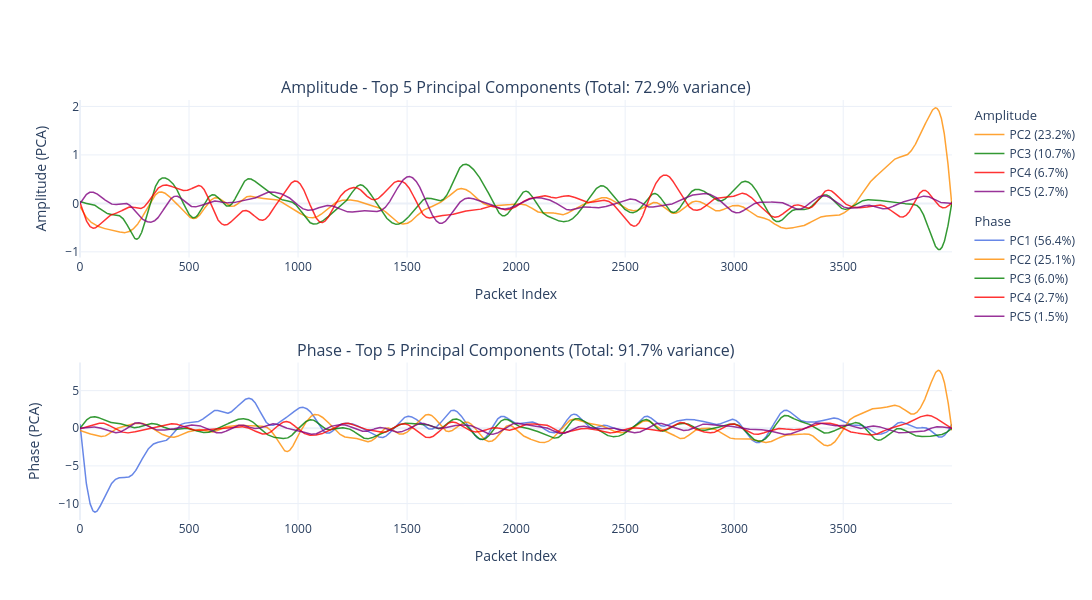

Write notebook code for a chart like this one.
### Markdown cell above
# 8. Visualization - Top 5 Principal Components

### Code cell
import plotly.graph_objects as go
from plotly.subplots import make_subplots
import numpy as np

# Vẽ 10 thành phần chính
packet_idx = np.arange(len(amp_pca))

colors = ['royalblue', 'darkorange', 'green', 'red', 'purple',
          'brown', 'pink', 'gray', 'olive', 'cyan']

fig = make_subplots(rows=2, cols=1,
                    subplot_titles=[
                        f'Amplitude - Top {N_COMPONENTS} Principal Components (Total: {np.sum(pca_amp.explained_variance_ratio_)*100:.1f}% variance)',
                        f'Phase - Top {N_COMPONENTS} Principal Components (Total: {np.sum(pca_phs.explained_variance_ratio_)*100:.1f}% variance)',
                    ])

# Plot Amplitude - skip PC1 (i starts from 1)
for i in range(1, N_COMPONENTS):
    fig.add_trace(go.Scatter(
        x=packet_idx, y=amp_pca[:, i], mode='lines',
        line=dict(color=colors[i], width=1.5), opacity=0.8,
        name=f'PC{i+1} ({pca_amp.explained_variance_ratio_[i]*100:.1f}%)',
        legendgroup='amp', legendgrouptitle_text='Amplitude'
    ), row=1, col=1)

# Plot Phase - all PCs
for i in range(N_COMPONENTS):
    fig.add_trace(go.Scatter(
        x=packet_idx, y=phs_pca[:, i], mode='lines',
        line=dict(color=colors[i], width=1.5), opacity=0.8,
        name=f'PC{i+1} ({pca_phs.explained_variance_ratio_[i]*100:.1f}%)',
        legendgroup='phs', legendgrouptitle_text='Phase'
    ), row=2, col=1)

fig.update_yaxes(title_text="Amplitude (PCA)", row=1, col=1)
fig.update_yaxes(title_text="Phase (PCA)", row=2, col=1)
fig.update_xaxes(title_text="Packet Index", row=1, col=1)
fig.update_xaxes(title_text="Packet Index", row=2, col=1)
fig.update_layout(height=600, width=1200, template='plotly_white')
fig.show()

print(f"\nPrincipal Components Ready:")
print(f"  amp_pca: shape {amp_pca.shape} - {N_COMPONENTS} principal components from amplitude")
print(f"  phs_pca: shape {phs_pca.shape} - {N_COMPONENTS} principal components from phase")

### Figure 1 — Plotly figure (JSON) as saved in the notebook; plotly's stock layout.template omitted (floating-point values rounded to 4 significant figures; data arrays with more than 128 entries replaced by an {"elided": "..."} marker saying what was removed)
{"data": [{"legendgroup": "amp", "legendgrouptitle": {"text": "Amplitude"}, "line": {"color": "darkorange", "width": 1.5}, "mode": "lines", "name": "PC2 (23.2%)", "opacity": 0.8, "type": "scatter", "x": {"elided": "4000 int values"}, "xaxis": "x", "y": {"elided": "4000 float values"}, "yaxis": "y"}, {"legendgroup": "amp", "legendgrouptitle": {"text": "Amplitude"}, "line": {"color": "green", "width": 1.5}, "mode": "lines", "name": "PC3 (10.7%)", "opacity": 0.8, "type": "scatter", "x": {"elided": "4000 int values"}, "xaxis": "x", "y": {"elided": "4000 float values"}, "yaxis": "y"}, {"legendgroup": "amp", "legendgrouptitle": {"text": "Amplitude"}, "line": {"color": "red", "width": 1.5}, "mode": "lines", "name": "PC4 (6.7%)", "opacity": 0.8, "type": "scatter", "x": {"elided": "4000 int values"}, "xaxis": "x", "y": {"elided": "4000 float values"}, "yaxis": "y"}, {"legendgroup": "amp", "legendgrouptitle": {"text": "Amplitude"}, "line": {"color": "purple", "width": 1.5}, "mode": "lines", "name": "PC5 (2.7%)", "opacity": 0.8, "type": "scatter", "x": {"elided": "4000 int values"}, "xaxis": "x", "y": {"elided": "4000 float values"}, "yaxis": "y"}, {"legendgroup": "phs", "legendgrouptitle": {"text": "Phase"}, "line": {"color": "royalblue", "width": 1.5}, "mode": "lines", "name": "PC1 (56.4%)", "opacity": 0.8, "type": "scatter", "x": {"elided": "4000 int values"}, "xaxis": "x2", "y": {"elided": "4000 float values"}, "yaxis": "y2"}, {"legendgroup": "phs", "legendgrouptitle": {"text": "Phase"}, "line": {"color": "darkorange", "width": 1.5}, "mode": "lines", "name": "PC2 (25.1%)", "opacity": 0.8, "type": "scatter", "x": {"elided": "4000 int values"}, "xaxis": "x2", "y": {"elided": "4000 float values"}, "yaxis": "y2"}, {"legendgroup": "phs", "legendgrouptitle": {"text": "Phase"}, "line": {"color": "green", "width": 1.5}, "mode": "lines", "name": "PC3 (6.0%)", "opacity": 0.8, "type": "scatter", "x": {"elided": "4000 int values"}, "xaxis": "x2", "y": {"elided": "4000 float values"}, "yaxis": "y2"}, {"legendgroup": "phs", "legendgrouptitle": {"text": "Phase"}, "line": {"color": "red", "width": 1.5}, "mode": "lines", "name": "PC4 (2.7%)", "opacity": 0.8, "type": "scatter", "x": {"elided": "4000 int values"}, "xaxis": "x2", "y": {"elided": "4000 float values"}, "yaxis": "y2"}, {"legendgroup": "phs", "legendgrouptitle": {"text": "Phase"}, "line": {"color": "purple", "width": 1.5}, "mode": "lines", "name": "PC5 (1.5%)", "opacity": 0.8, "type": "scatter", "x": {"elided": "4000 int values"}, "xaxis": "x2", "y": {"elided": "4000 float values"}, "yaxis": "y2"}], "layout": {"annotations": [{"font": {"size": 16}, "showarrow": false, "text": "Amplitude - Top 5 Principal Components (Total: 72.9% variance)", "x": 0.5, "xanchor": "center", "xref": "paper", "y": 1, "yanchor": "bottom", "yref": "paper"}, {"font": {"size": 16}, "showarrow": false, "text": "Phase - Top 5 Principal Components (Total: 91.7% variance)", "x": 0.5, "xanchor": "center", "xref": "paper", "y": 0.375, "yanchor": "bottom", "yref": "paper"}], "height": 600, "width": 1200, "xaxis": {"anchor": "y", "domain": [0, 1], "title": {"text": "Packet Index"}}, "xaxis2": {"anchor": "y2", "domain": [0, 1], "title": {"text": "Packet Index"}}, "yaxis": {"anchor": "x", "domain": [0.625, 1], "title": {"text": "Amplitude (PCA)"}}, "yaxis2": {"anchor": "x2", "domain": [0, 0.375], "title": {"text": "Phase (PCA)"}}}}
